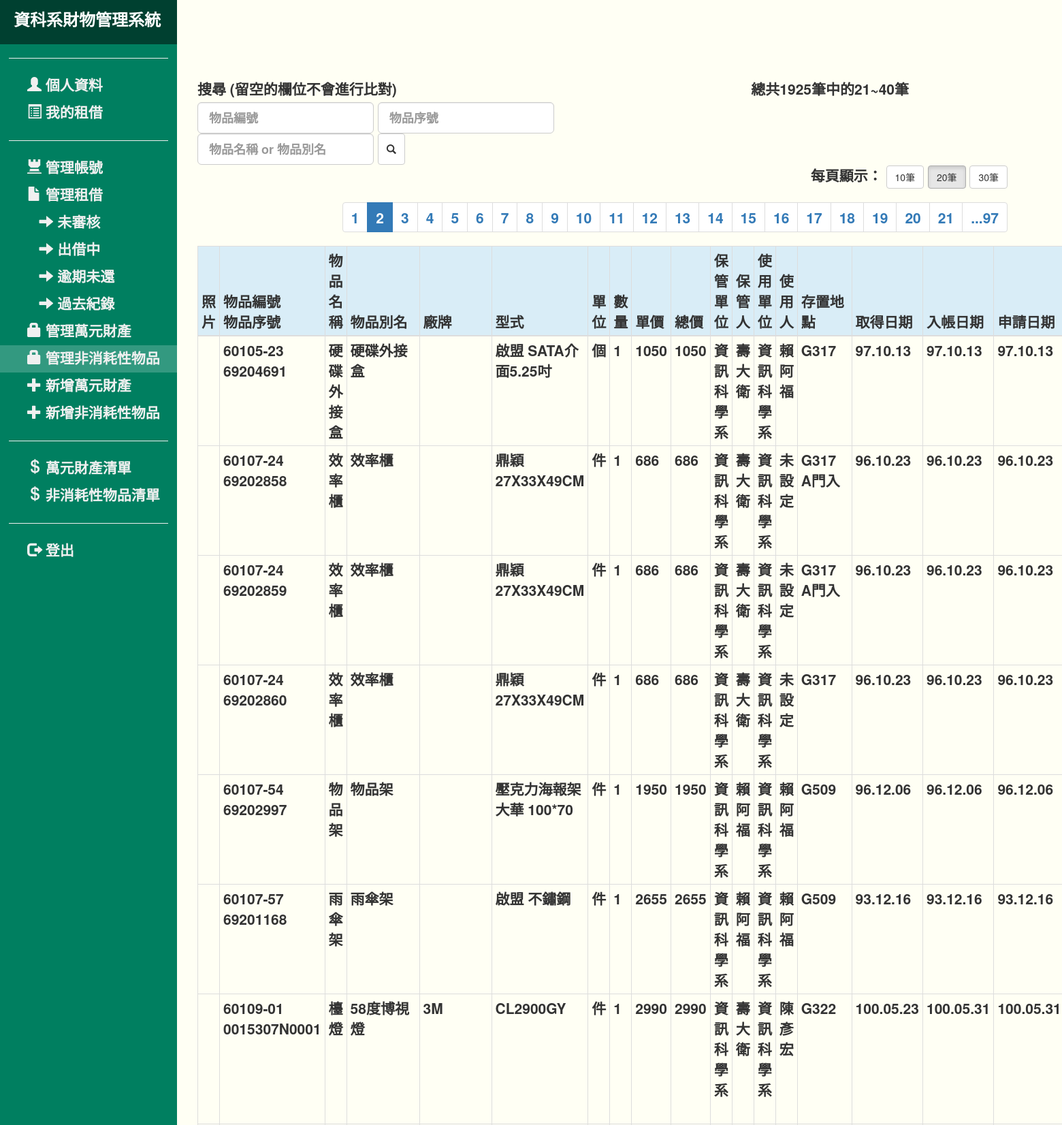
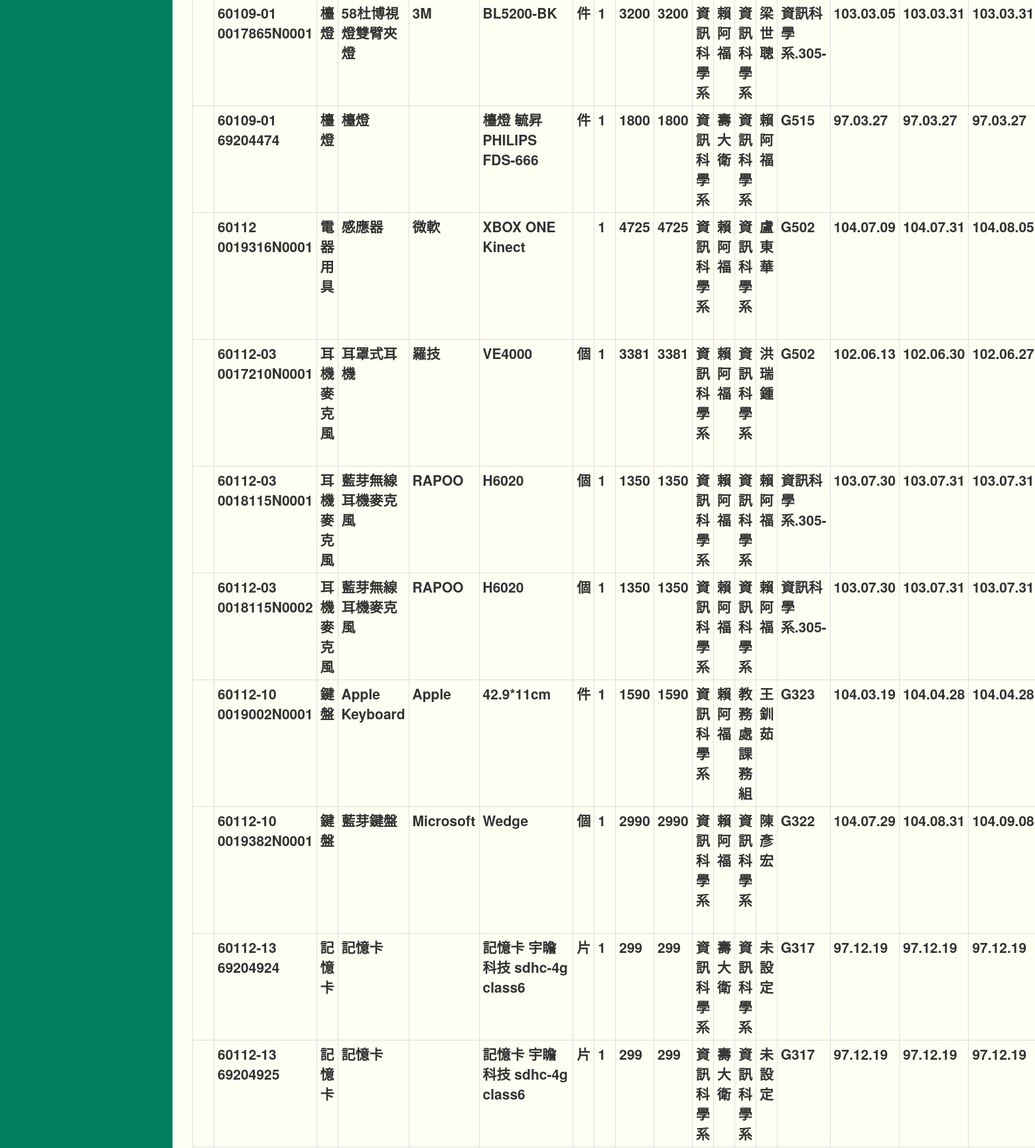
The app's page /rent_assets/admin/manageProduct2.php?displayNum=20&page=2 (signed in, upper part) with its own data (2 pictures, top to bottom).
### rent_assets/admin/manageProduct2.php (the view, shortened to what this page needs)
<?php
if ( empty($_GET['displayNum'])){
	$displayNum=20;
}
else{
	$displayNum=$_GET['displayNum'];
}
if ( empty($_GET['page'])){
	$page=1;
}
else{
	$page=$_GET['page'];
}
$searchFor1="";
$searchFor2="";
$searchFor3="";
$seacherTemp="";
$searchstr = "SELECT * FROM `非消耗性物品` WHERE 1";
$searchstr .= $seacherTemp." ORDER BY `物品編號`, `物品序號`";
$startNum = $displayNum * ($page-1);
$searchstr = $searchstr . " LIMIT $startNum, $displayNum";
$link_ID = connect_mysql();
$searchlist = mysql_query($searchstr, $link_ID);
$max_index = mysql_num_rows($searchlist);
for($i = 0; $i < $max_index; $i++){
	$recordArray[$i] = mysql_fetch_array($searchlist);
}
$searchstr = "SELECT COUNT(*) FROM `非消耗性物品` WHERE 1".$seacherTemp;
$searchlist = mysql_query($searchstr, $link_ID);
$dataTotal = mysql_fetch_array($searchlist)[0];
$pageTotal = ceil($dataTotal/$displayNum);
$URL = "manageProduct2.php?";
?>
<!DOCTYPE html>
<html>
<head>
	<link href="../bootstrap/css/bootstrap.min.css" rel="stylesheet">
    <link href="../css/simple-sidebar.css" rel="stylesheet">
</head>
<body style="background:#FFFFF4;">
<div id="wrapper">
	<?php require_once('sidebar.php'); ?>
	<div id="page-content-wrapper">
		<div class="container-fluid" id="content_body">
			<div class="row">
				<div class="col-lg-8">
					<label>搜尋 (留空的欄位不會進行比對)</label><br>
					<span class="form-inline">
						<input type="text" id="searchFor1" class="form-control input-lg" placeholder='物品編號' value="<?php echo $searchFor1; ?>">
						<input type="text" id="searchFor2" class="form-control input-lg" placeholder='物品序號' value="<?php echo $searchFor2; ?>">
						<input type="text" id="searchFor3" class="form-control input-lg" placeholder='物品名稱 or 物品別名' value="<?php echo $searchFor3; ?>">
						<button type="buttom" class="btn btn-default input-lg" onclick="search()"><span class="glyphicon glyphicon-search"></span></button>
					</span>
				</div>
				<div class="col-lg-4">
					<?php if($dataTotal==0) echo "查無資料";
						  else echo "總共".$dataTotal."筆中的".($startNum+1)."~".($startNum+$max_index)."筆";
					?>
				</div>
				<div class="col-lg-12">
					<span class="pull-right">
					每頁顯示：
					<button type="button" class="btn btn-default <?php if($displayNum==10) echo "active"; ?>"
					onclick="location.href='<?php echo $URL."displayNum=10";?>'">10筆</button>
					<button type="button" class="btn btn-default <?php if($displayNum==20) echo "active"; ?>"
					onclick="location.href='<?php echo $URL."displayNum=20";?>'">20筆</button>
					<button type="button" class="btn btn-default <?php if($displayNum==30) echo "active"; ?>"
					onclick="location.href='<?php echo $URL."displayNum=30";?>'">30筆</button>
					</span>
				</div>
			</div>
						<div class="row">
				<div class="col-lg-12">
					<ul class="pagination pull-right">
						<?php if($dataTotal==0) exit();
						if($pageTotal < 21){
							for($i = 1; $i <= $pageTotal; $i++){
								if($i == $page)
									echo '<li class="active">';
								else
									echo '<li>';
								echo "<a href=\"".$URL."displayNum=".$displayNum."&page=".$i."\">".$i."</a></li>";
							}
						}
						else{
							if($page < 12){
								for($i = 1; $i <= 21; $i++){
									if($i == $page)
										echo '<li class="active">';
									else
										echo '<li>';
									echo "<a href=\"".$URL."displayNum=".$displayNum."&page=".$i."\">".$i."</a></li>";
								}
								echo "<li><a href=\"".$URL."displayNum=".$displayNum."&page=".$pageTotal."\">...".$pageTotal."</a></li>";
							}
						}
						?>
					</ul>
				</div>
			</div>
			<div class="row">
				<div class="col-lg-12">
					<table class="table table-hover table-bordered table-condensed">
						<thead>
							<tr class="info">
								<th width="">照片</th>
								<th width="">物品編號<br>物品序號</th>
								<th width="">物品名稱</th>
								<th width="">物品別名</th>
								<th width="">廠牌</th>
								<th width="">型式</th>
								<th width="">單位</th>
								<th width="">數量</th>
								<th width="">單價</th>
								<th width="">總價</th>
								<th width="">保管單位</th>
								<th width="">保管人</th>
								<th width="">使用單位</th>
								<th width="">使用人</th>
								<th width="">存置地點</th>
								<th width="">取得日期</th>
								<th width="">入帳日期</th>
								<th width="">申請日期</th>
							</tr>
						</thead>
						<tbody>
							<?php
							for($i = 0; $i < $max_index; $i++){
							?>
							<tr>
								<td><?php if($recordArray[$i]['照片']) echo "<a href=\"manageProductData2.php?pro_mainID=".$recordArray[$i]['物品編號']."&pro_subID=".$recordArray[$i]['物品序號']."\" target='_blank'>觀看</a>"?></td>
								<td><?php echo $recordArray[$i]['物品編號']."<br>".$recordArray[$i]['物品序號']; ?></td>
								<td><?php echo $recordArray[$i]['物品名稱']; ?></td>
								<td><?php echo $recordArray[$i]['物品別名']; ?></td>
								<td><?php echo $recordArray[$i]['廠牌']; ?></td>
								<td><?php echo $recordArray[$i]['型式']; ?></td>
								<td><?php echo $recordArray[$i]['單位']; ?></td>
								<td><?php echo $recordArray[$i]['數量']; ?></td>
								<td><?php echo $recordArray[$i]['單價']; ?></td>
								<td><?php echo $recordArray[$i]['總價']; ?></td>
								<td><?php echo $recordArray[$i]['保管單位']; ?></td>
								<td><?php echo $recordArray[$i]['保管人']; ?></td>
								<td><?php echo $recordArray[$i]['使用單位']; ?></td>
								<td><?php echo $recordArray[$i]['使用人']; ?></td>
								<td><?php echo $recordArray[$i]['存置地點']; ?></td>
								<td><?php echo $recordArray[$i]['取得日期']; ?></td>
								<td><?php echo $recordArray[$i]['入帳日期']; ?></td>
								<td><?php echo $recordArray[$i]['申請日期']; ?></td>
							</tr>
							<?php } ?>
						</tbody>
					</table>
				</div>
			</div>
		</div>
	</div>
</div>
</body>
</html>

### rent_assets/css/simple-sidebar.css (style rules this page uses)
#wrapper { padding-left: 260px; -webkit-transition: all 0.5s ease; -moz-transition: all 0.5s ease; -o-transition: all 0.5s ease; transition: all 0.5s ease; }
#page-content-wrapper { width: 100%; position: relative; padding: 15px; margin-right: -260px; }

### rent_assets/admin/manageProduct2.php (style rules this page uses)
#content_body { font-size:21px; font-weight:bold; margin:100px 50px 50px auto; }

### records on screen
非消耗性物品: 物品編號 "60105-23", 物品序號 "69204691", 物品名稱 "硬碟外接盒", 物品別名 "硬碟外接盒", 型式 "啟盟 SATA介面5.25吋", 單位 "個", 數量 "1", 單價 "1050", 總價 "1050", 保管單位 "資訊科學系", 保管人 "壽大衛", 使用單位 "資訊科學系", 使用人 "賴阿福", 存置地點 "G317", 取得日期 "97.10.13", 入帳日期 "97.10.13", 申請日期 "97.10.13"
非消耗性物品: 物品編號 "60107-24", 物品序號 "69202858", 物品名稱 "效率櫃", 物品別名 "效率櫃", 型式 "鼎穎 27X33X49CM", 單位 "件", 數量 "1", 單價 "686", 總價 "686", 保管單位 "資訊科學系", 保管人 "壽大衛", 使用單位 "資訊科學系", 使用人 "未設定", 存置地點 "G317 A門入", 取得日期 "96.10.23", 入帳日期 "96.10.23", 申請日期 "96.10.23"
非消耗性物品: 物品編號 "60107-24", 物品序號 "69202859", 物品名稱 "效率櫃", 物品別名 "效率櫃", 型式 "鼎穎 27X33X49CM", 單位 "件", 數量 "1", 單價 "686", 總價 "686", 保管單位 "資訊科學系", 保管人 "壽大衛", 使用單位 "資訊科學系", 使用人 "未設定", 存置地點 "G317 A門入", 取得日期 "96.10.23", 入帳日期 "96.10.23", 申請日期 "96.10.23"
非消耗性物品: 物品編號 "60107-24", 物品序號 "69202860", 物品名稱 "效率櫃", 物品別名 "效率櫃", 型式 "鼎穎 27X33X49CM", 單位 "件", 數量 "1", 單價 "686", 總價 "686", 保管單位 "資訊科學系", 保管人 "壽大衛", 使用單位 "資訊科學系", 使用人 "未設定", 存置地點 "G317", 取得日期 "96.10.23", 入帳日期 "96.10.23", 申請日期 "96.10.23"
非消耗性物品: 物品編號 "60107-54", 物品序號 "69202997", 物品名稱 "物品架", 物品別名 "物品架", 型式 "壓克力海報架 大華 100*70", 單位 "件", 數量 "1", 單價 "1950", 總價 "1950", 保管單位 "資訊科學系", 保管人 "賴阿福", 使用單位 "資訊科學系", 使用人 "賴阿福", 存置地點 "G509", 取得日期 "96.12.06", 入帳日期 "96.12.06", 申請日期 "96.12.06"
非消耗性物品: 物品編號 "60107-57", 物品序號 "69201168", 物品名稱 "雨傘架", 物品別名 "雨傘架", 型式 "啟盟 不鏽鋼", 單位 "件", 數量 "1", 單價 "2655", 總價 "2655", 保管單位 "資訊科學系", 保管人 "賴阿福", 使用單位 "資訊科學系", 使用人 "賴阿福", 存置地點 "G509", 取得日期 "93.12.16", 入帳日期 "93.12.16", 申請日期 "93.12.16"
非消耗性物品: 物品編號 "60109-01", 物品序號 "0015307N0001", 物品名稱 "檯燈", 物品別名 "58度博視燈", 廠牌 "3M", 型式 "CL2900GY", 單位 "件", 數量 "1", 單價 "2990", 總價 "2990", 保管單位 "資訊科學系", 保管人 "壽大衛", 使用單位 "資訊科學系", 使用人 "陳彥宏", 存置地點 "G322", 取得日期 "100.05.23", 入帳日期 "100.05.31", 申請日期 "100.05.31"
非消耗性物品: 物品編號 "60109-01", 物品序號 "0017865N0001", 物品名稱 "檯燈", 物品別名 "58杜博視燈雙臂夾燈", 廠牌 "3M", 型式 "BL5200-BK", 單位 "件", 數量 "1", 單價 "3200", 總價 "3200", 保管單位 "資訊科學系", 保管人 "賴阿福", 使用單位 "資訊科學系", 使用人 "梁世聰", 存置地點 "資訊科學系.305-", 取得日期 "103.03.05", 入帳日期 "103.03.31", 申請日期 "103.03.31"
非消耗性物品: 物品編號 "60109-01", 物品序號 "69204474", 物品名稱 "檯燈", 物品別名 "檯燈", 型式 "檯燈 毓昇PHILIPS FDS-666", 單位 "件", 數量 "1", 單價 "1800", 總價 "1800", 保管單位 "資訊科學系", 保管人 "壽大衛", 使用單位 "資訊科學系", 使用人 "賴阿福", 存置地點 "G515", 取得日期 "97.03.27", 入帳日期 "97.03.27", 申請日期 "97.03.27"
非消耗性物品: 物品編號 "60112", 物品序號 "0019316N0001", 物品名稱 "電器用具", 物品別名 "感應器", 廠牌 "微軟", 型式 "XBOX ONE Kinect", 數量 "1", 單價 "4725", 總價 "4725", 保管單位 "資訊科學系", 保管人 "賴阿福", 使用單位 "資訊科學系", 使用人 "盧東華", 存置地點 "G502", 取得日期 "104.07.09", 入帳日期 "104.07.31", 申請日期 "104.08.05"
非消耗性物品: 物品編號 "60112-03", 物品序號 "0017210N0001", 物品名稱 "耳機麥克風", 物品別名 "耳罩式耳機", 廠牌 "羅技", 型式 "VE4000", 單位 "個", 數量 "1", 單價 "3381", 總價 "3381", 保管單位 "資訊科學系", 保管人 "賴阿福", 使用單位 "資訊科學系", 使用人 "洪瑞鍾", 存置地點 "G502", 取得日期 "102.06.13", 入帳日期 "102.06.30", 申請日期 "102.06.27"
非消耗性物品: 物品編號 "60112-03", 物品序號 "0018115N0001", 物品名稱 "耳機麥克風", 物品別名 "藍芽無線耳機麥克風", 廠牌 "RAPOO", 型式 "H6020", 單位 "個", 數量 "1", 單價 "1350", 總價 "1350", 保管單位 "資訊科學系", 保管人 "賴阿福", 使用單位 "資訊科學系", 使用人 "賴阿福", 存置地點 "資訊科學系.305-", 取得日期 "103.07.30", 入帳日期 "103.07.31", 申請日期 "103.07.31"
非消耗性物品: 物品編號 "60112-03", 物品序號 "0018115N0002", 物品名稱 "耳機麥克風", 物品別名 "藍芽無線耳機麥克風", 廠牌 "RAPOO", 型式 "H6020", 單位 "個", 數量 "1", 單價 "1350", 總價 "1350", 保管單位 "資訊科學系", 保管人 "賴阿福", 使用單位 "資訊科學系", 使用人 "賴阿福", 存置地點 "資訊科學系.305-", 取得日期 "103.07.30", 入帳日期 "103.07.31", 申請日期 "103.07.31"
非消耗性物品: 物品編號 "60112-10", 物品序號 "0019002N0001", 物品名稱 "鍵盤", 物品別名 "Apple Keyboard", 廠牌 "Apple", 型式 "42.9*11cm", 單位 "件", 數量 "1", 單價 "1590", 總價 "1590", 保管單位 "資訊科學系", 保管人 "賴阿福", 使用單位 "教務處課務組", 使用人 "王釧茹", 存置地點 "G323", 取得日期 "104.03.19", 入帳日期 "104.04.28", 申請日期 "104.04.28"
非消耗性物品: 物品編號 "60112-10", 物品序號 "0019382N0001", 物品名稱 "鍵盤", 物品別名 "藍芽鍵盤", 廠牌 "Microsoft", 型式 "Wedge", 單位 "個", 數量 "1", 單價 "2990", 總價 "2990", 保管單位 "資訊科學系", 保管人 "賴阿福", 使用單位 "資訊科學系", 使用人 "陳彥宏", 存置地點 "G322", 取得日期 "104.07.29", 入帳日期 "104.08.31", 申請日期 "104.09.08"
非消耗性物品: 物品編號 "60112-13", 物品序號 "69204924", 物品名稱 "記憶卡", 物品別名 "記憶卡", 型式 "記憶卡 宇瞻科技 sdhc-4g class6", 單位 "片", 數量 "1", 單價 "299", 總價 "299", 保管單位 "資訊科學系", 保管人 "壽大衛", 使用單位 "資訊科學系", 使用人 "未設定", 存置地點 "G317", 取得日期 "97.12.19", 入帳日期 "97.12.19", 申請日期 "97.12.19"
非消耗性物品: 物品編號 "60112-13", 物品序號 "69204925", 物品名稱 "記憶卡", 物品別名 "記憶卡", 型式 "記憶卡 宇瞻科技 sdhc-4g class6", 單位 "片", 數量 "1", 單價 "299", 總價 "299", 保管單位 "資訊科學系", 保管人 "壽大衛", 使用單位 "資訊科學系", 使用人 "未設定", 存置地點 "G317", 取得日期 "97.12.19", 入帳日期 "97.12.19", 申請日期 "97.12.19"

### other values on screen
$dataTotal "1925"
$startNum+1 "21"
$startNum+$max_index "40"
$pageTotal "97"
